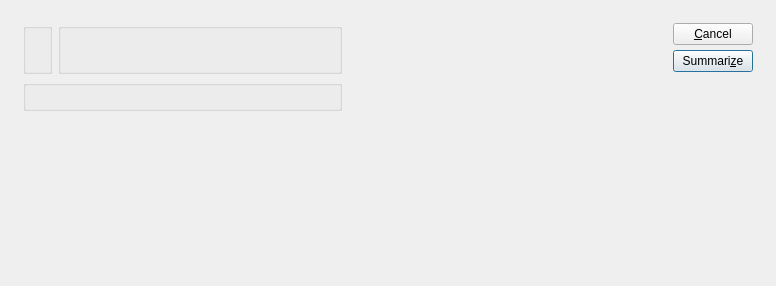
<ui version="4.0" >
 <comment>This file is part of the xTuple ERP: PostBooks Edition, a free and
open source Enterprise Resource Planning software suite,
Copyright (c) 1999-2010 by OpenMFG LLC, d/b/a xTuple.
It is licensed to you under the Common Public Attribution License
version 1.0, the full text of which (including xTuple-specific Exhibits)
is available at www.xtuple.com/CPAL.  By using this software, you agree
to be bound by its terms.</comment>
 <class>summarizeInvTransByClassCode</class>
 <widget class="QDialog" name="summarizeInvTransByClassCode" >
  <property name="geometry" >
   <rect>
    <x>0</x>
    <y>0</y>
    <width>776</width>
    <height>286</height>
   </rect>
  </property>
  <property name="windowTitle" >
   <string>Summarize Inventory Transactions by Class Code</string>
  </property>
  <layout class="QGridLayout" name="gridLayout_3" >
   <item row="0" column="0" >
    <layout class="QHBoxLayout" name="horizontalLayout" >
     <property name="spacing" >
      <number>12</number>
     </property>
     <property name="margin" >
      <number>12</number>
     </property>
     <item>
      <layout class="QVBoxLayout" name="verticalLayout" >
       <item>
        <layout class="QGridLayout" name="gridLayout_2" >
         <item row="0" column="0" >
          <widget class="WarehouseGroup" name="_warehouse" >
           <property name="title" >
            <string/>
           </property>
           <property name="fixedSize" >
            <bool>false</bool>
           </property>
          </widget>
         </item>
         <item row="0" column="1" >
          <widget class="QGroupBox" name="_dateGroup" >
           <property name="title" >
            <string/>
           </property>
           <layout class="QGridLayout" name="gridLayout" >
            <item row="0" column="0" >
             <widget class="DateCluster" name="_dates" />
            </item>
            <item row="0" column="1" >
             <spacer name="Spacer9" >
              <property name="orientation" >
               <enum>Qt::Horizontal</enum>
              </property>
              <property name="sizeType" >
               <enum>QSizePolicy::Expanding</enum>
              </property>
              <property name="sizeHint" stdset="0" >
               <size>
                <width>36</width>
                <height>20</height>
               </size>
              </property>
             </spacer>
            </item>
           </layout>
          </widget>
         </item>
         <item row="1" column="0" colspan="2" >
          <widget class="ParameterGroup" name="_classCode" >
           <property name="title" >
            <string/>
           </property>
           <property name="fixedSize" >
            <bool>false</bool>
           </property>
          </widget>
         </item>
        </layout>
       </item>
       <item>
        <spacer name="verticalSpacer" >
         <property name="orientation" >
          <enum>Qt::Vertical</enum>
         </property>
         <property name="sizeHint" stdset="0" >
          <size>
           <width>20</width>
           <height>0</height>
          </size>
         </property>
        </spacer>
       </item>
      </layout>
     </item>
     <item>
      <spacer name="horizontalSpacer" >
       <property name="orientation" >
        <enum>Qt::Horizontal</enum>
       </property>
       <property name="sizeHint" stdset="0" >
        <size>
         <width>0</width>
         <height>20</height>
        </size>
       </property>
      </spacer>
     </item>
     <item>
      <layout class="QVBoxLayout" >
       <property name="spacing" >
        <number>5</number>
       </property>
       <item>
        <widget class="QPushButton" name="_close" >
         <property name="text" >
          <string>&amp;Cancel</string>
         </property>
        </widget>
       </item>
       <item>
        <widget class="QPushButton" name="_summarize" >
         <property name="text" >
          <string>Summari&amp;ze</string>
         </property>
         <property name="autoDefault" >
          <bool>true</bool>
         </property>
         <property name="default" >
          <bool>true</bool>
         </property>
        </widget>
       </item>
       <item>
        <spacer name="Spacer10" >
         <property name="orientation" >
          <enum>Qt::Vertical</enum>
         </property>
         <property name="sizeType" >
          <enum>QSizePolicy::Expanding</enum>
         </property>
         <property name="sizeHint" stdset="0" >
          <size>
           <width>20</width>
           <height>0</height>
          </size>
         </property>
        </spacer>
       </item>
      </layout>
     </item>
    </layout>
   </item>
  </layout>
 </widget>
 <layoutdefault spacing="6" margin="11" />
 <pixmapfunction>qPixmapFromMimeSource</pixmapfunction>
 <customwidgets>
  <customwidget>
   <class>DateCluster</class>
   <extends>QWidget</extends>
   <header>datecluster.h</header>
  </customwidget>
  <customwidget>
   <class>ParameterGroup</class>
   <extends>QGroupBox</extends>
   <header>parametergroup.h</header>
  </customwidget>
  <customwidget>
   <class>WarehouseGroup</class>
   <extends>QGroupBox</extends>
   <header>warehousegroup.h</header>
  </customwidget>
 </customwidgets>
 <tabstops>
  <tabstop>_warehouse</tabstop>
  <tabstop>_classCode</tabstop>
  <tabstop>_summarize</tabstop>
  <tabstop>_close</tabstop>
 </tabstops>
 <resources/>
 <connections>
  <connection>
   <sender>_close</sender>
   <signal>clicked()</signal>
   <receiver>summarizeInvTransByClassCode</receiver>
   <slot>reject()</slot>
   <hints>
    <hint type="sourcelabel" >
     <x>20</x>
     <y>20</y>
    </hint>
    <hint type="destinationlabel" >
     <x>20</x>
     <y>20</y>
    </hint>
   </hints>
  </connection>
 </connections>
</ui>
